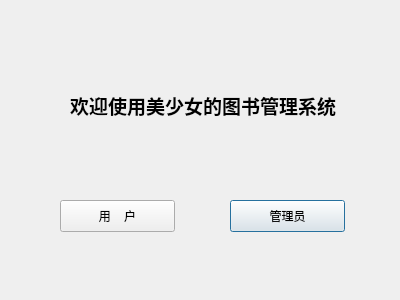
<?xml version="1.0" encoding="UTF-8"?>
<ui version="4.0">
 <class>chose_login</class>
 <widget class="QDialog" name="chose_login">
  <property name="geometry">
   <rect>
    <x>0</x>
    <y>0</y>
    <width>400</width>
    <height>300</height>
   </rect>
  </property>
  <property name="windowTitle">
   <string>Dialog</string>
  </property>
  <widget class="QPushButton" name="admin_button">
   <property name="geometry">
    <rect>
     <x>230</x>
     <y>200</y>
     <width>115</width>
     <height>32</height>
    </rect>
   </property>
   <property name="text">
    <string>管理员</string>
   </property>
  </widget>
  <widget class="QPushButton" name="user_button">
   <property name="geometry">
    <rect>
     <x>60</x>
     <y>200</y>
     <width>115</width>
     <height>32</height>
    </rect>
   </property>
   <property name="text">
    <string>用    户</string>
   </property>
  </widget>
  <widget class="QLabel" name="titlelabel">
   <property name="geometry">
    <rect>
     <x>70</x>
     <y>80</y>
     <width>271</width>
     <height>51</height>
    </rect>
   </property>
   <property name="font">
    <font>
     <family>微软雅黑</family>
     <pointsize>14</pointsize>
     <weight>75</weight>
     <bold>true</bold>
    </font>
   </property>
   <property name="text">
    <string>欢迎使用美少女的图书管理系统</string>
   </property>
  </widget>
 </widget>
 <resources/>
 <connections>
  <connection>
   <sender>admin_button</sender>
   <signal>clicked()</signal>
   <receiver>chose_login</receiver>
   <slot>close()</slot>
   <hints>
    <hint type="sourcelabel">
     <x>198</x>
     <y>124</y>
    </hint>
    <hint type="destinationlabel">
     <x>341</x>
     <y>110</y>
    </hint>
   </hints>
  </connection>
  <connection>
   <sender>user_button</sender>
   <signal>clicked()</signal>
   <receiver>chose_login</receiver>
   <slot>close()</slot>
   <hints>
    <hint type="sourcelabel">
     <x>208</x>
     <y>168</y>
    </hint>
    <hint type="destinationlabel">
     <x>335</x>
     <y>186</y>
    </hint>
   </hints>
  </connection>
 </connections>
</ui>
